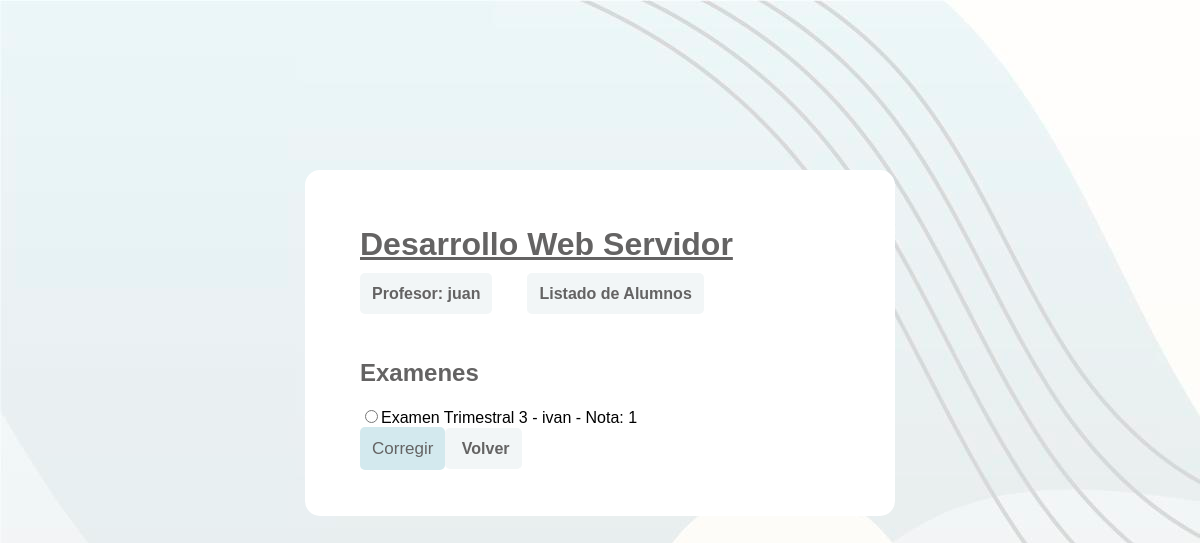
The app's page /web/listadoprofe.php?matricula=3 with its own data.
### tables this page shows
CREATE TABLE `matricula` (
  `id_alumno` varchar(7) NOT NULL,
  `id_asig` int(10) NOT NULL,
  `curso` year(4) NOT NULL
);

CREATE TABLE `asignaturas` (
  `id` int(10) NOT NULL,
  `nombre` varchar(255) NOT NULL,
  `usuario` varchar(7) NOT NULL
);

CREATE TABLE `notas` (
  `id_alumno` varchar(7) NOT NULL,
  `id_exam` int(100) NOT NULL,
  `nota` int(2) DEFAULT NULL,
  `fecha` date NOT NULL
);

CREATE TABLE `examenes` (
  `id_exam` int(100) NOT NULL,
  `nombre` varchar(255) DEFAULT NULL,
  `num_preg` int(10) DEFAULT NULL,
  `realizados` int(10) DEFAULT NULL,
  `id_asig` int(10) NOT NULL
);

### procesos/dbcon.php (the view, shortened to what this page needs)
<?php
function conexionBD() {
    $host="127.0.0.1";
    $usuario="root";
    $pass="";
    $nom_db = "aulavirtual";
    $conexion = mysqli_connect($host, $usuario, $pass);
    mysqli_select_db($conexion, $nom_db);
    if(!$conexion){
        echo "<script>console.log('Fallo en la conexión');</script>";;
    }
    else {
        return $conexion;
    }
}
function listadoMatricula($asignatura) {
    $conexion = conexionBD();
    $sql = "SELECT matricula.id_asig, asignaturas.nombre, matricula.id_alumno, asignaturas.usuario
            FROM matricula
            LEFT JOIN asignaturas ON matricula.id_asig = asignaturas.id
            WHERE matricula.id_asig = '$asignatura';";
    $result = mysqli_query($conexion, $sql);
    while ($row = mysqli_fetch_assoc($result)) {
        $consulta[] = $row;
    }
    echo "<h1> ".$consulta[0]['nombre']." </h1>";
    echo "<a> Profesor: " . $consulta[0]['usuario'] . "</a><span id='spanpag'></span>";
    echo '<div class="dropdown">
            <a> Listado de Alumnos </a>
            <div class="dropdown-content">';
        echo '</div>
    </div>';
}
function listadoExamenesRealizados($asignatura) {
    $conexion = conexionBD();
    $sql = "SELECT notas.id_alumno, notas.id_exam, notas.nota, examenes.nombre
            FROM notas
            LEFT JOIN examenes ON notas.id_exam = notas.id_exam AND examenes.id_asig = $asignatura";
    $result = mysqli_query($conexion, $sql);
    $formulario = '<form action="#" method="POST">';
    $formulario .= '<h2>Examenes</h2>';
    while ($row = mysqli_fetch_assoc($result)) {
        $id_exam = $row['id_exam'];
        $id_alumno = $row['id_alumno'];
        $nombre = $row['nombre'];
        $nota = $row['nota'];
        $formulario .= '<input type="radio" name="examen_alumno" value="' . $id_exam . '_' . $id_alumno . '">';
        $formulario .= '<label for="' . $id_exam . '_' . $id_alumno . '">' . $nombre . ' - ' . $id_alumno . ' - Nota: ' . $nota . '</label><br>';
    }
    echo $formulario;
}
?>

### css/estilos.css (style rules this page uses)
body { background-color: hsl(240, 100%, 100%); font-family: Arial, Helvetica, sans-serif; background-image: url("../imagenes/4853433.jpg"); background-attachment:fixed; }
H1 { color: #646363; text-decoration-line: underline; }
H2 { color: #646363; }
a { text-decoration: none; border-radius: 5px; background-color: #f2f6f7; border: 2px hidden #9db4f0; padding: 0.75em; height: 30px; color:#646363; }
.botones a, a { font-weight: bold; margin-right: 10px; margin-bottom: 10px; max-width: calc(50% - 10px); box-sizing: border-box; }
.botones p, a { margin-top: 25px; }
.dropdown { position: relative; display: inline-block; }

### records on screen
matricula: id_asig.nombre "Desarrollo Web Servidor", id_asig.usuario "juan"
notas: id_exam.nombre "Examen Trimestral 3", id_alumno "ivan", nota "1"
